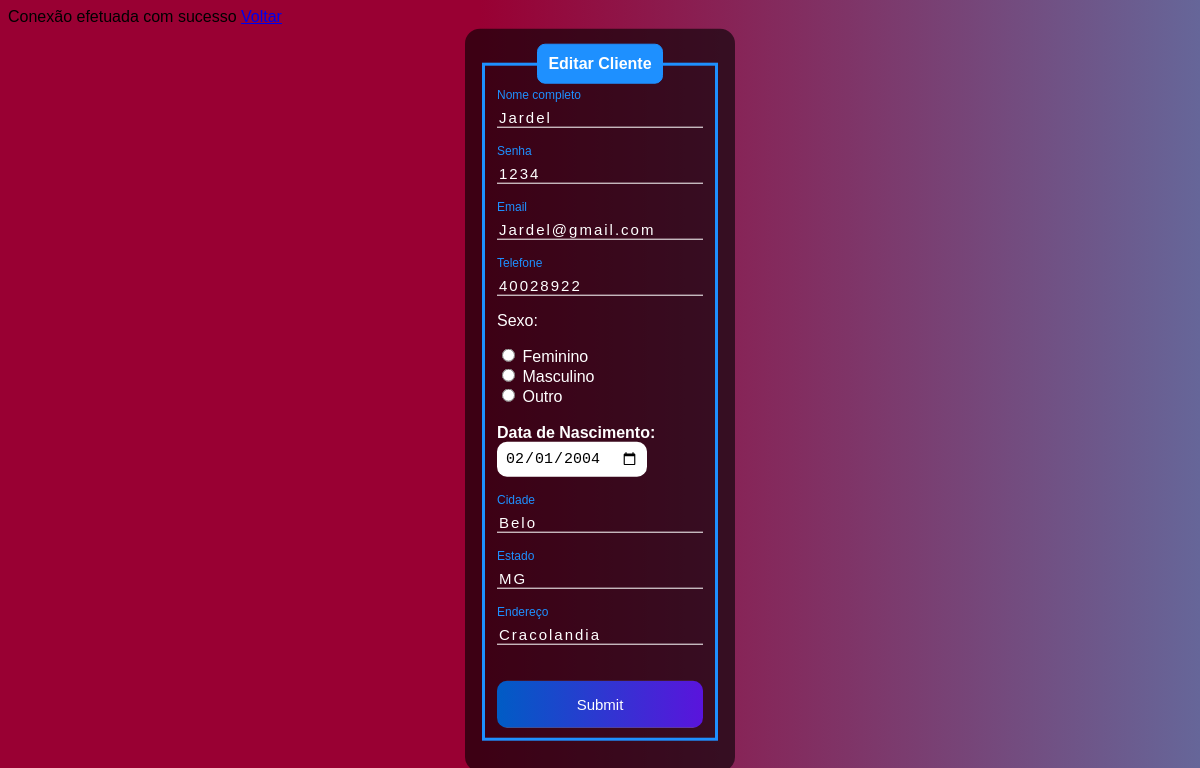
/edit.php?id=10, run on the app's committed database.
### tables this page shows
CREATE TABLE IF NOT EXISTS `usuarios` (
  `id` int NOT NULL AUTO_INCREMENT,
  `nome` varchar(45) NOT NULL,
  `email` varchar(110) NOT NULL,
  `telefone` varchar(15) DEFAULT NULL,
  `sexo` enum('Masculino','Feminino','Outro') NOT NULL,
  `data_nasc` date NOT NULL,
  `cidade` varchar(45) NOT NULL,
  `estado` char(45) NOT NULL,
  `endereco` varchar(150) NOT NULL,
  `senha` varchar(255) NOT NULL,
  PRIMARY KEY (`id`),
  UNIQUE KEY `email` (`email`)
);

### edit.php (the view, shortened to what this page needs)
<?php
    include_once('config.php');
    if(!empty($_GET['id']))
    {
        $id = $_GET['id'];
        $sqlSelect = "SELECT * FROM usuarios WHERE id=$id";
        $result = $conexao->query($sqlSelect);
        if($result->num_rows > 0)
        {
            while($user_data = mysqli_fetch_assoc($result))
            {
                $nome = $user_data['nome'];
                $senha = $user_data['senha'];
                $email = $user_data['email'];
                $telefone = $user_data['telefone'];
                $sexo = $user_data['sexo'];
                $data_nasc = $user_data['data_nasc'];
                $cidade = $user_data['cidade'];
                $estado = $user_data['estado'];
                $endereco = $user_data['endereco'];
            }
        }
        else
        {
            header('Location: sistema.php');
        }
    }
    else
    {
        header('Location: sistema.php');
    }
?>
<!DOCTYPE html>
<html lang="en">
<head>
</head>
<body>
    <a href="sistema.php">Voltar</a>
    <div class="box">
        <form action="saveEdit.php" method="POST">
            <fieldset>
                <legend><b>Editar Cliente</b></legend>
                <br>
                <div class="inputBox">
                    <input type="text" name="nome" id="nome" class="inputUser" value=<?php echo $nome;?> required>
                    <label for="nome" class="labelInput">Nome completo</label>
                </div>
                <br><br>
                <div class="inputBox">
                    <input type="text" name="senha" id="senha" class="inputUser" value=<?php echo $senha;?> required>
                    <label for="senha" class="labelInput">Senha</label>
                </div>
                <br><br>
                <div class="inputBox">
                    <input type="text" name="email" id="email" class="inputUser" value=<?php echo $email;?> required>
                    <label for="email" class="labelInput">Email</label>
                </div>
                <br><br>
                <div class="inputBox">
                    <input type="tel" name="telefone" id="telefone" class="inputUser" value=<?php echo $telefone;?> required>
                    <label for="telefone" class="labelInput">Telefone</label>
                </div>
                <p>Sexo:</p>
                <input type="radio" id="feminino" name="genero" value="feminino" <?php echo ($sexo == 'feminino') ? 'checked' : '';?> required>
                <label for="feminino">Feminino</label>
                <br>
                <input type="radio" id="masculino" name="genero" value="masculino" <?php echo ($sexo == 'masculino') ? 'checked' : '';?> required>
                <label for="masculino">Masculino</label>
                <br>
                <input type="radio" id="outro" name="genero" value="outro" <?php echo ($sexo == 'outro') ? 'checked' : '';?> required>
                <label for="outro">Outro</label>
                <br><br>
                <label for="data_nascimento"><b>Data de Nascimento:</b></label>
                <input type="date" name="data_nascimento" id="data_nascimento" value=<?php echo $data_nasc;?> required>
                <br><br><br>
                <div class="inputBox">
                    <input type="text" name="cidade" id="cidade" class="inputUser" value=<?php echo $cidade;?> required>
                    <label for="cidade" class="labelInput">Cidade</label>
                </div>
                <br><br>
                <div class="inputBox">
                    <input type="text" name="estado" id="estado" class="inputUser" value=<?php echo $estado;?> required>
                    <label for="estado" class="labelInput">Estado</label>
                </div>
                <br><br>
                <div class="inputBox">
                    <input type="text" name="endereco" id="endereco" class="inputUser" value=<?php echo $endereco;?> required>
                    <label for="endereco" class="labelInput">Endereço</label>
                </div>
                <br><br>
                <input type="submit" name="update" id="submit">
            </fieldset>
        </form>
    </div>
</body>
</html>

### edit.php (style rules this page uses)
body { font-family: Arial, Helvetica, sans-serif; background-image: linear-gradient(to left, #666699 0%, #990033 60%); }
.box { color: white; position: absolute; top: 50%; left: 50%; transform: translate(-50%,-50%); background-color: rgba(0, 0, 0, 0.6); padding: 15px; border-radius: 15px; width: 20%; }
fieldset { border: 3px solid dodgerblue; }
legend { border: 1px solid dodgerblue; padding: 10px; text-align: center; background-color: dodgerblue; border-radius: 8px; }
.inputBox { position: relative; }
.inputUser { background: none; border: none; border-bottom: 1px solid white; outline: none; color: white; font-size: 15px; width: 100%; letter-spacing: 2px; }
.labelInput { position: absolute; top: 0px; left: 0px; pointer-events: none; transition: .5s; }
.inputUser:focus ~ .labelInput, .inputUser:valid ~ .labelInput { top: -20px; font-size: 12px; color: dodgerblue; }
#data_nascimento { border: none; padding: 8px; border-radius: 10px; outline: none; font-size: 15px; }
#submit { background-image: linear-gradient(to right,rgb(0, 92, 197), rgb(90, 20, 220)); width: 100%; border: none; padding: 15px; color: white; font-size: 15px; cursor: pointer; border-radius: 10px; }

### data on the page
usuarios: nome "Jardel", senha "1234", email "Jardel@gmail.com", telefone "40028922", sexo "☐ Feminino", sexo "☐ Masculino", sexo "☐ Outro", data_nascimento "02/01/2004", estado "MG", endereco "Cracolandia"
